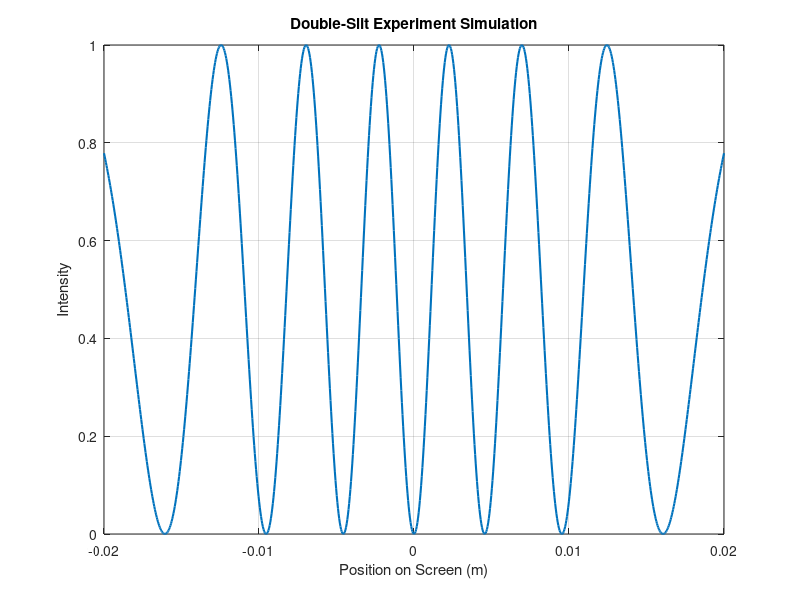

Source code (MATLAB):
function Tab5(~, ~, ~, ~)
    %% Constants
    h = 6.626e-34;  % Planck's constant (m²·kg/s)
        %% Example parameters
mass5 = 9.109e-31;  
velocity5 = 2e6;    
d5 = 1e-4;          
L5 = 1.0; 
    %% Calculate de Broglie wavelength
    wavelength = h / (mass5 * velocity5);
          
    
    %% Parameters for the double slit experiment
    L = L5;  % Distance from slits to screen (m)
    d = d5;  % Distance between slits (m)
    x = linspace(-0.02, 0.02, 1000);  % Screen width (meters)
    
    %% Calculate interference pattern
    k5 = 2 * pi / wavelength;  % Wave number
    theta5 = atan(x / L);  % Angle of interference
    I = (cos(k5 * d * sin(theta5) / 2)).^2;  % Intensity pattern 
    
    %% Plot the interference pattern
    figure;
    plot(x, I, 'LineWidth', 1.5);
    title('Double-Slit Experiment Simulation');
    xlabel('Position on Screen (m)');
    ylabel('Intensity');
    grid on;
end
